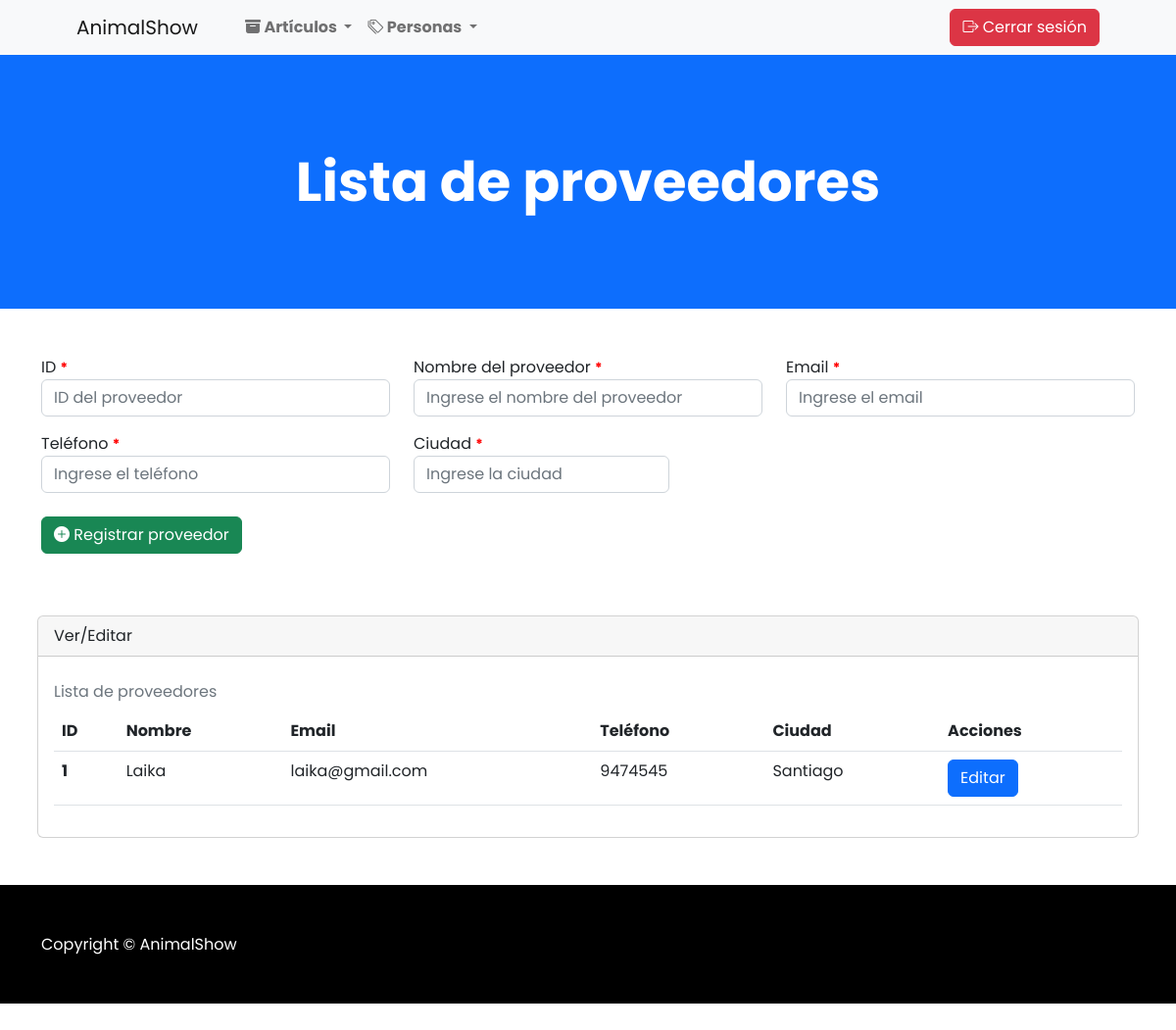
Page /proveedores on the earlier database version.
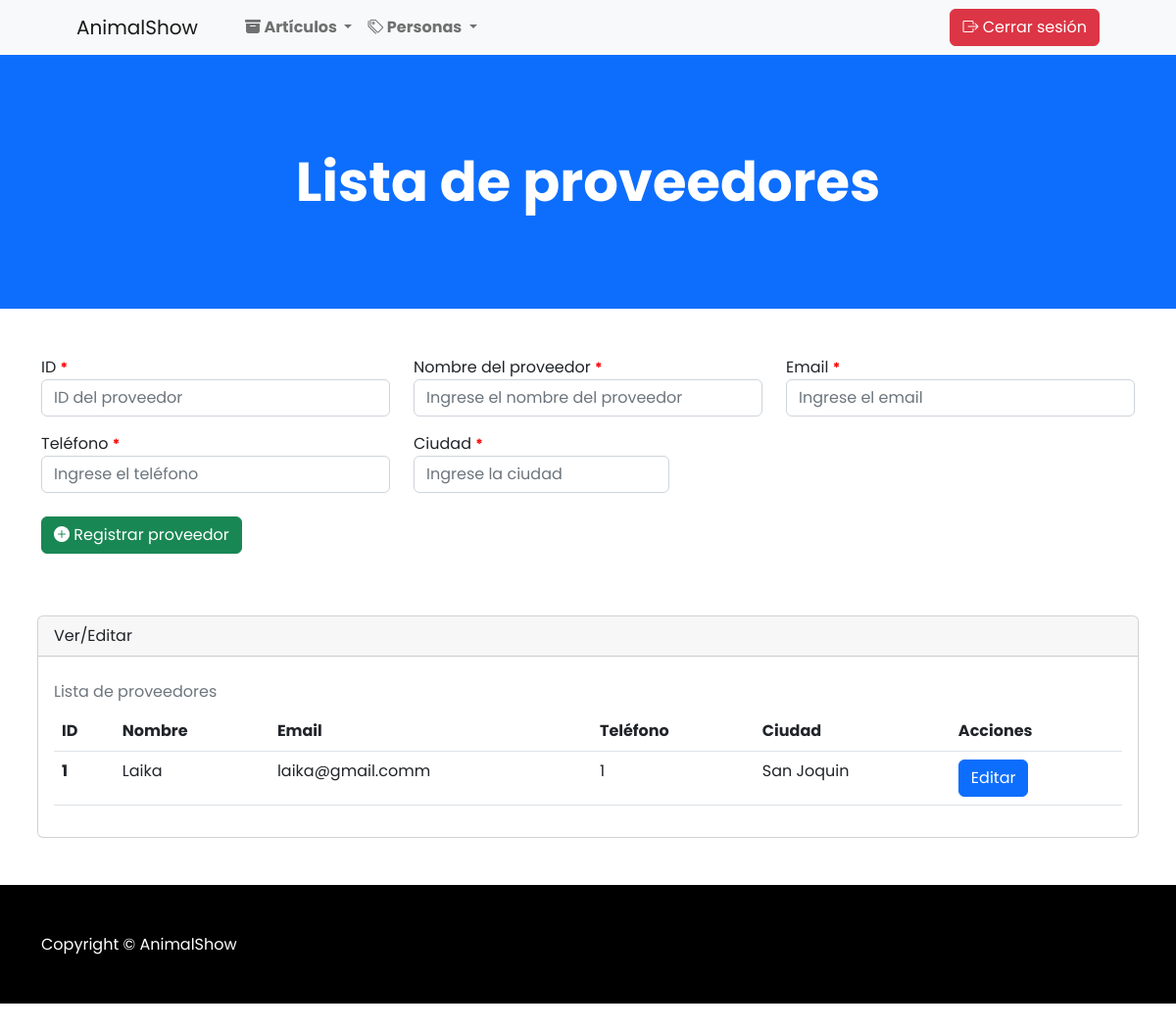
Same page on the later database version.
### apps/Shopanimal/models.py (models this page shows, shortened)
class Proveedor(models.Model):
    id_proveedor = models.IntegerField(primary_key=True)
    nombre_proveedor = models.CharField(max_length=100)
    email = models.CharField(max_length=100)
    telefono = models.CharField(max_length=50)
    ciudad = models.CharField(max_length=100)

### apps/Shopanimal/views.py (the view)
# urls.py: path('proveedores', views.cargarListaProveedores),
def cargarListaProveedores(request):
    tipoUsuario = request.session.get('tipoUsuario', None)
    proveedores = Proveedor.objects.all()
    return render(request, "agregarProv.html", {"lprove": proveedores, "tipoUsuario":tipoUsuario})

### apps/Shopanimal/templates/agregarProv.html (shortened to what this page needs)
{% extends './baseAdmin.html' %} {% load static %} {% block head %}
<link rel="stylesheet" href="{% static 'css/style.css' %}" />
{% endblock %} {% block body %}
<header class="bg-primary py-5">
  <div class="container px-4 px-lg-5 my-5">
    <div class="text-center text-white">
      <h1 class="display-4 fw-bolder">Lista de proveedores</h1>
    </div>
  </div>
</header>
<form id="agregarProveedorForm" action="/agregarProveedorForm" method="POST" enctype="multipart/form-data">
  <div class="container mt-5 mb-5">
    <div class="row">
      <div class="col-md-4">
        <div class="form-group mb-3">
          <label for="txtID">ID <small>*</small></label>
          <input name="txtID" id="txtID" type="number" class="form-control" placeholder="ID del proveedor" />
        </div>
      </div>
      <div class="col-md-4">
        <div class="form-group mb-3">
          <label for="txtNombre">Nombre del proveedor <small>*</small></label>
          <input name="txtNombre" id="txtNombre" type="text" class="form-control"
            placeholder="Ingrese el nombre del proveedor" />
        </div>
      </div>
      <div class="col-md-4">
        <div class="form-group mb-3">
          <label for="txtEmail">Email <small>*</small></label>
          <input name="txtEmail" id="txtEmail" type="text" class="form-control" placeholder="Ingrese el email" />
        </div>
      </div>
      <div class="col-md-4">
        <div class="form-group mb-3">
          <label for="txtTel">Teléfono <small>*</small></label>
          <input name="txtTel" id="txtTel" type="text" class="form-control"
            placeholder="Ingrese el teléfono" />
        </div>
      </div>
      <div class="col-md-3">
        <div class="form-group mb-3">
          <label for="txtCiudad">Ciudad <small>*</small></label>
          <input name="txtCiudad" id="txtCiudad" type="text" class="form-control" placeholder="Ingrese la ciudad" />
        </div>
      </div>
      <div class="form-group mt-2">
        <button id="btnEnviar" type="submit" class="btn btn-success">
          <i class="bi bi-plus-circle-fill"></i> Registrar proveedor
        </button>
      </div>
    </div>
  </div>
</form>
<div class="container px-4 px-lg-2 mt-5 mb-5">
  <div class="card">
      <div class="card-header">
        Ver/Editar
      </div>
      <div class="card-body">
        <table class="table caption-top">
          <caption>
            Lista de proveedores
          </caption>
          <thead>
            <tr>
              <th scope="col">ID</th>
              <th scope="col">Nombre</th>
              <th scope="col">Email</th>
              <th scope="col">Teléfono</th>
              <th scope="col">Ciudad</th>
              <th scope="col">Acciones</th>
            </tr>
          </thead>
          <tbody>
            {% for p in lprove %}
            <tr>
              <th scope="row">{{p.id_proveedor}}</th>
              <td>{{p.nombre_proveedor}}</td>
              <td>{{p.email}}</td>
              <td>{{p.telefono}}</td>
              <td>{{p.ciudad}}</td>
              <td>
                <a href="/editarProveedor/{{p.id_proveedor}}" class="btn btn-primary">Editar</a>
              </td>
            </tr>
            {% endfor %}
          </tbody>
        </table>
      </div>
    </div>
</div>
{% endblock %}

Differences in the rows shown:
changed Proveedor "Laika": email "laika@gmail.com" → "laika@gmail.comm"; telefono "9474545" → "1"; ciudad "Santiago" → "San Joquin"
